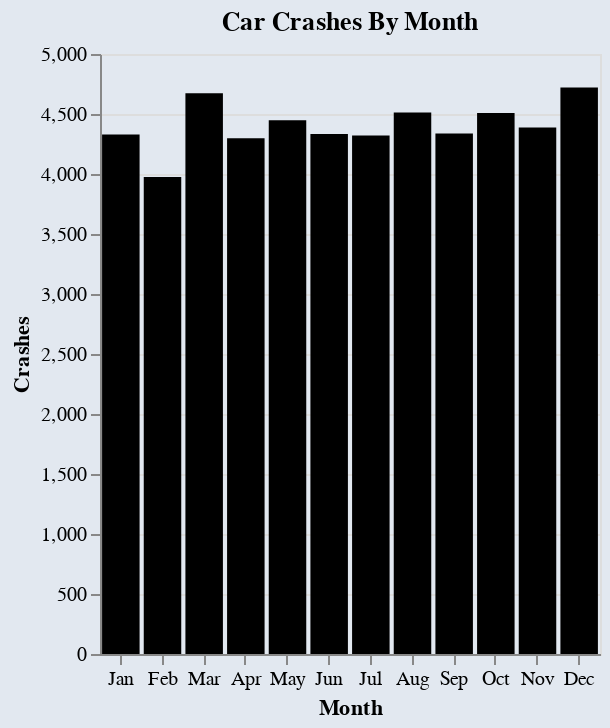

Source (Vega-Lite JSON):
### Vega-Lite specification from a JSON file in a GitHub repository (floating-point values rounded to 4 significant figures)
{"$schema": "https://vega.github.io/schema/vega-lite/v5.json", "title": {"text": "Car Crashes By Month"}, "width": 250, "background": "rgb(226 232 240)", "data": {"values": [{"Month": "Jan", "Crashes": 4329}, {"Month": "Feb", "Crashes": 3975}, {"Month": "Mar", "Crashes": 4673}, {"Month": "Apr", "Crashes": 4298}, {"Month": "May", "Crashes": 4447}, {"Month": "Jun", "Crashes": 4333}, {"Month": "Jul", "Crashes": 4321}, {"Month": "Aug", "Crashes": 4512}, {"Month": "Sep", "Crashes": 4337}, {"Month": "Oct", "Crashes": 4509}, {"Month": "Nov", "Crashes": 4388}, {"Month": "Dec", "Crashes": 4721}]}, "mark": "bar", "encoding": {"x": {"field": "Month", "type": "nominal", "axis": {"labelAngle": 0}, "sort": {"order": null}}, "y": {"field": "Crashes", "type": "quantitative"}, "color": {"value": "Black"}}}
